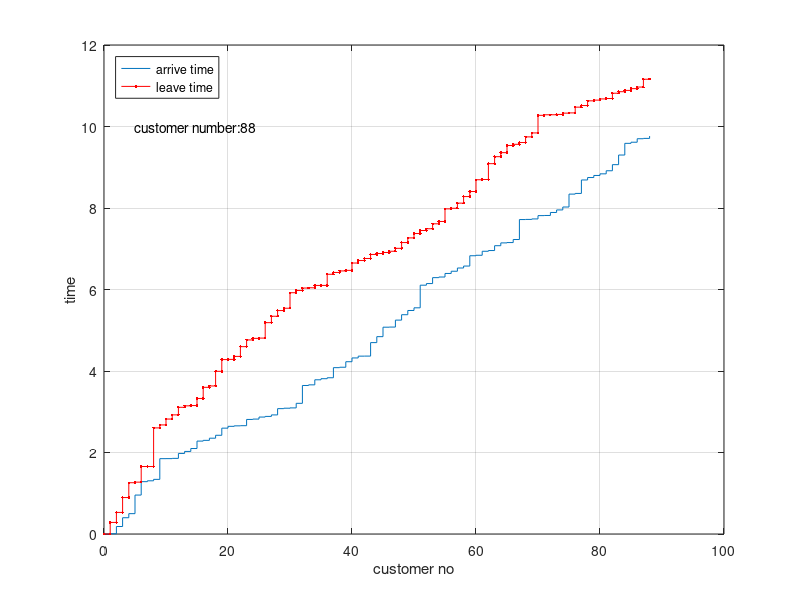
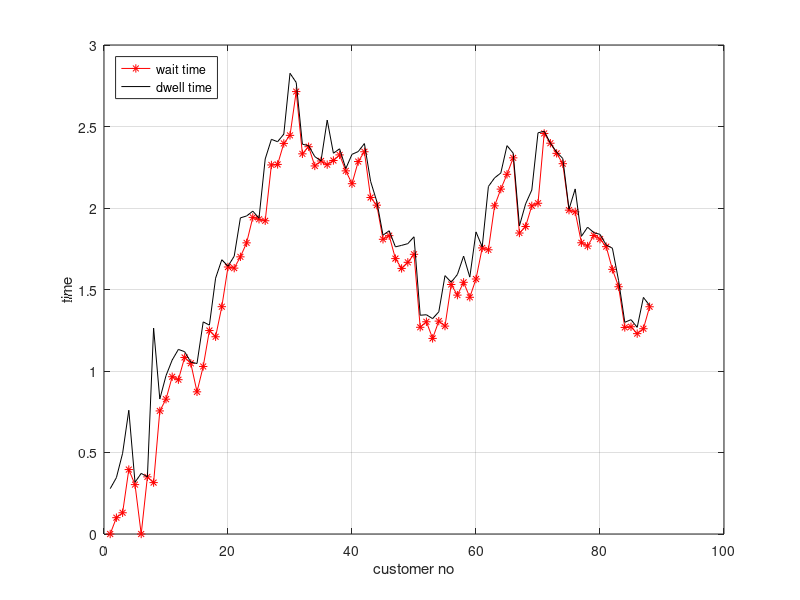

Write MATLAB code to recreate these figures, in order.
clear
clc

Total_time = 10; % simulation time
N          = 20; % lengh of queue
lambda     = 10; % arrival rate
mu         = 6;  % service rate

arr_mean = 1 / lambda; % average arrival time
ser_mean = 1 / mu;     % average service time
arr_num  = round(Total_time * lambda * 2); % number of customer

% events(1,:) => arrival time
% events(2,:) => service time
% events(3,:) => wait time
% events(4,:) => left time
% events(5,:) => status of the i th customer(1:accept, 0:reject)
% use exponential distribution to generate the arrival interval time
% and accumulate the sum of it to get customer arrival time
events      = [];
events(1,:) = exprnd(arr_mean, 1, arr_num);
events(1,:) = cumsum(events(1,:));

% use exponential distribution to generate the service time
events(2,:) = exprnd(ser_mean, 1, arr_num); 
% count the number of arrival time in simulation time
len_sim     = sum(events(1,:) <= Total_time);

%**********************************************
%                  first customer
%**********************************************
% first costumer no wait
% left time equals arrival time add service time
% member: customers who accept service
events(3,1) = 0;
events(4,1) = events(1,1) + events(2,1); 
events(5,1)  = 1;
member_index = 1;
member       = zeros(0, arr_num);
member(1)    = 1;
member_index = member_index + 1;

%**********************************************
%              2 ~ len_sim customers
%**********************************************
for i = 2:len_sim
    % concurrency number of customers under service
    number = sum(events(4,member) > events(1,i));
    if number >= N+1       % queue full
        events(5,i) = 0;
    else if number == 0    % queue empty
        events(3,i) = 0;   % get service without waiting
        events(4,i) = events(1,i) + events(2,i);
        events(5,i) = 1;
        member(member_index) = i;
        member_index = member_index + 1;
        else               % queue not full and has jobs
        len_mem = length(member);
        % waiting time = former left time - current arrival time
        events(3,i) = events(4, member(len_mem)) - events(1,i);
        % left time = former left time + current service time
        events(4,i) = events(4, member(len_mem)) + events(2,i);    
        events(5,i) = number+1;
        member(member_index) = i;
        member_index = member_index + 1;
        end
    end
end

% the total number of customer who accept service
len_mem = length(member);

%**********************************************
%                  plot
%**********************************************
stairs(0:len_mem, [0 events(1,member)]);
hold on;
stairs(0:len_mem, [0 events(4,member)], '.-r');
legend('arrive time', 'leave time', 'Location', 'northwest');
xlabel('customer no');
ylabel('time');
text(5,10,strcat('customer number:', num2str(len_mem)));
hold off; 

grid on;
figure;
plot(1:len_mem, events(3,member), 'r-*', 1:len_mem, events(2,member)+events(3,member), 'k-');
legend('wait time', 'dwell time', 'Location', 'northwest');
xlabel('customer no');
ylabel('time');
grid on;